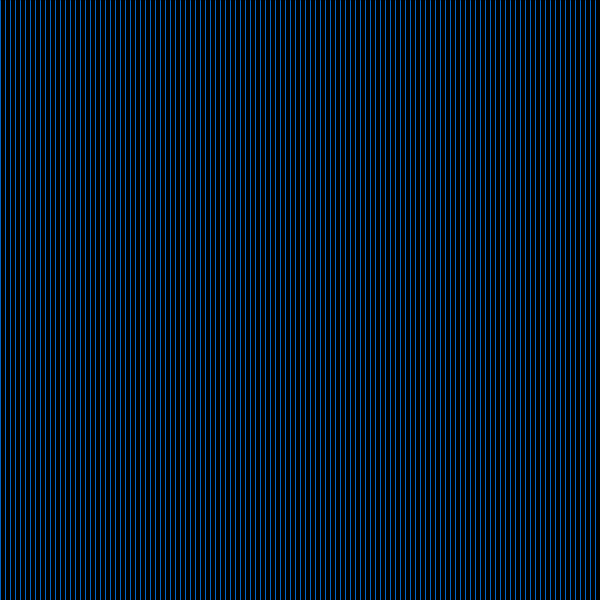
Frame 1 (no input)
Frame 2 (the mouse pressed at the canvas centre, redrawn once): identical to frame 1, image omitted

The Processing sketch that drew this single still picture (run headless with seeded random() and noise(); the mouse was pressed at the canvas centre and the sketch redrawn once):

// Processing sketch: processing_116032
// ── processing_116032.pde

float lar = 600;
float cor = 0;

void linhas(float qx, float qy, boolean dir, float lar){
  stroke(0,100,200);
  strokeWeight(1);
  pushMatrix();
  pushStyle();
  translate(qx,qy);
  
  // verticais
  if(dir == true){
    for (float x1 = 0; x1 <= lar; x1 += 5){
      line(x1, 0, x1, lar);
    }
  // horitonzais
  }else{
    for (float y1 = 0; y1 <= lar; y1 += 5){
      line(0, y1, lar, y1);
    }
  }
  
  popStyle();
  popMatrix();
}

void setup(){
  size(600,600);
  background(cor); 
}

void draw(){
  background(cor);
  for (float qx = 0 ; qx <= width ; qx = qx + lar){ //varre horizontal    
  for (float qy = 0 ; qy <= height ; qy = qy + lar){ //varre vertical
    linhas(qx, qy, random(0,1)>0.5?true:false, lar); //desenha módulo e sorteia direção
    }
  }
  noLoop();
}

void keyPressed(){
  lar = lar/2; // divide largura do módulo pela metade
  //cor += 30; // adiciona cinza no fundo
  redraw();
}
